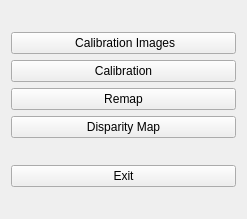
<?xml version="1.0" encoding="UTF-8"?>
<ui version="4.0">
 <class>DialogMenu</class>
 <widget class="QDialog" name="DialogMenu">
  <property name="geometry">
   <rect>
    <x>0</x>
    <y>0</y>
    <width>247</width>
    <height>219</height>
   </rect>
  </property>
  <property name="windowTitle">
   <string>Dialog</string>
  </property>
  <layout class="QVBoxLayout" name="verticalLayout_2">
   <item>
    <layout class="QVBoxLayout" name="verticalLayout">
     <item>
      <widget class="QPushButton" name="btnCalibrationImages">
       <property name="text">
        <string> Calibration Images</string>
       </property>
       <property name="autoDefault">
        <bool>false</bool>
       </property>
      </widget>
     </item>
     <item>
      <widget class="QPushButton" name="btnCalibration">
       <property name="text">
        <string>Calibration</string>
       </property>
       <property name="autoDefault">
        <bool>false</bool>
       </property>
      </widget>
     </item>
     <item>
      <widget class="QPushButton" name="btnRemap">
       <property name="text">
        <string>Remap</string>
       </property>
       <property name="autoDefault">
        <bool>false</bool>
       </property>
      </widget>
     </item>
     <item>
      <widget class="QPushButton" name="btnDisparityMap">
       <property name="text">
        <string>Disparity Map</string>
       </property>
       <property name="autoDefault">
        <bool>false</bool>
       </property>
      </widget>
     </item>
    </layout>
   </item>
   <item>
    <widget class="QPushButton" name="btnExit">
     <property name="text">
      <string>Exit</string>
     </property>
     <property name="autoDefault">
      <bool>false</bool>
     </property>
    </widget>
   </item>
  </layout>
 </widget>
 <resources/>
 <connections/>
</ui>
